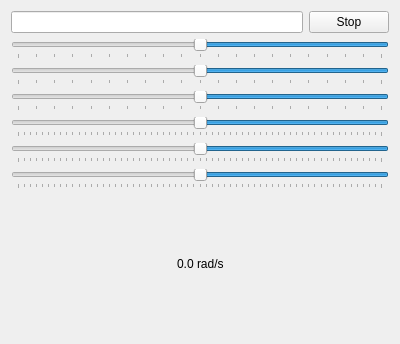
<?xml version="1.0" encoding="UTF-8"?>
<ui version="4.0">
 <class>RobotSteeringWidget</class>
 <widget class="QWidget" name="RobotSteeringWidget">
  <property name="geometry">
   <rect>
    <x>0</x>
    <y>0</y>
    <width>400</width>
    <height>344</height>
   </rect>
  </property>
  <property name="windowTitle">
   <string>Robot Steering</string>
  </property>
  <layout class="QVBoxLayout" name="verticalLayout" stretch="0,0,0,0,0">
   <item>
    <layout class="QHBoxLayout" name="horizontalLayout">
     <item>
      <widget class="QLineEdit" name="topic_line_edit">
       <property name="toolTip">
        <string>Topic to send Twist message to</string>
       </property>
       <property name="text">
        <string/>
       </property>
      </widget>
     </item>
     <item>
      <widget class="QPushButton" name="stop_push_button">
       <property name="toolTip">
        <string>Reset velocities to zero</string>
       </property>
       <property name="text">
        <string>Stop</string>
       </property>
      </widget>
     </item>
    </layout>
   </item>
   <item>
    <widget class="QSlider" name="x_slider">
     <property name="minimum">
      <number>-1000</number>
     </property>
     <property name="maximum">
      <number>1000</number>
     </property>
     <property name="singleStep">
      <number>10</number>
     </property>
     <property name="pageStep">
      <number>100</number>
     </property>
     <property name="orientation">
      <enum>Qt::Horizontal</enum>
     </property>
     <property name="invertedAppearance">
      <bool>true</bool>
     </property>
     <property name="tickPosition">
      <enum>QSlider::TicksBelow</enum>
     </property>
    </widget>
   </item>
   <item>
    <widget class="QSlider" name="y_slider">
     <property name="minimum">
      <number>-1000</number>
     </property>
     <property name="maximum">
      <number>1000</number>
     </property>
     <property name="singleStep">
      <number>10</number>
     </property>
     <property name="pageStep">
      <number>100</number>
     </property>
     <property name="orientation">
      <enum>Qt::Horizontal</enum>
     </property>
     <property name="invertedAppearance">
      <bool>true</bool>
     </property>
     <property name="tickPosition">
      <enum>QSlider::TicksBelow</enum>
     </property>
    </widget>
   </item>
   <item>
    <widget class="QSlider" name="z_slider">
     <property name="minimum">
      <number>-1000</number>
     </property>
     <property name="maximum">
      <number>1000</number>
     </property>
     <property name="singleStep">
      <number>10</number>
     </property>
     <property name="pageStep">
      <number>100</number>
     </property>
     <property name="orientation">
      <enum>Qt::Horizontal</enum>
     </property>
     <property name="invertedAppearance">
      <bool>true</bool>
     </property>
     <property name="tickPosition">
      <enum>QSlider::TicksBelow</enum>
     </property>
    </widget>
   </item>
   <item>
    <widget class="QSlider" name="roll_slider">
     <property name="minimum">
      <number>-3000</number>
     </property>
     <property name="maximum">
      <number>3000</number>
     </property>
     <property name="singleStep">
      <number>10</number>
     </property>
     <property name="pageStep">
      <number>100</number>
     </property>
     <property name="orientation">
      <enum>Qt::Horizontal</enum>
     </property>
     <property name="invertedAppearance">
      <bool>true</bool>
     </property>
     <property name="tickPosition">
      <enum>QSlider::TicksBelow</enum>
     </property>
    </widget>
   </item>
   <item>
    <widget class="QSlider" name="pitch_slider">
     <property name="minimum">
      <number>-3000</number>
     </property>
     <property name="maximum">
      <number>3000</number>
     </property>
     <property name="singleStep">
      <number>10</number>
     </property>
     <property name="pageStep">
      <number>100</number>
     </property>
     <property name="orientation">
      <enum>Qt::Horizontal</enum>
     </property>
     <property name="invertedAppearance">
      <bool>true</bool>
     </property>
     <property name="tickPosition">
      <enum>QSlider::TicksBelow</enum>
     </property>
    </widget>
   </item>
   <item>
    <widget class="QSlider" name="yaw_slider">
     <property name="minimum">
      <number>-3000</number>
     </property>
     <property name="maximum">
      <number>3000</number>
     </property>
     <property name="singleStep">
      <number>10</number>
     </property>
     <property name="pageStep">
      <number>100</number>
     </property>
     <property name="orientation">
      <enum>Qt::Horizontal</enum>
     </property>
     <property name="invertedAppearance">
      <bool>true</bool>
     </property>
     <property name="tickPosition">
      <enum>QSlider::TicksBelow</enum>
     </property>
    </widget>
   </item>
   <item>
    <layout class="QHBoxLayout" name="horizontalLayout_4" stretch="0,0,0,0,0">
     <item>
      <spacer name="horizontalSpacer_6">
       <property name="orientation">
        <enum>Qt::Horizontal</enum>
       </property>
       <property name="sizeHint" stdset="0">
        <size>
         <width>40</width>
         <height>10</height>
        </size>
       </property>
      </spacer>
     </item>
     <item>
      <widget class="QLabel" name="current_z_angular_label">
       <property name="toolTip">
        <string>Current angular velocity</string>
       </property>
       <property name="text">
        <string>0.0 rad/s</string>
       </property>
      </widget>
     </item>
     <item>
      <spacer name="horizontalSpacer_6">
       <property name="orientation">
        <enum>Qt::Horizontal</enum>
       </property>
       <property name="sizeHint" stdset="0">
        <size>
         <width>40</width>
         <height>10</height>
        </size>
       </property>
      </spacer>
     </item>
    </layout>
   </item>
  </layout>
 </widget>
 <resources/>
 <connections/>
</ui>
